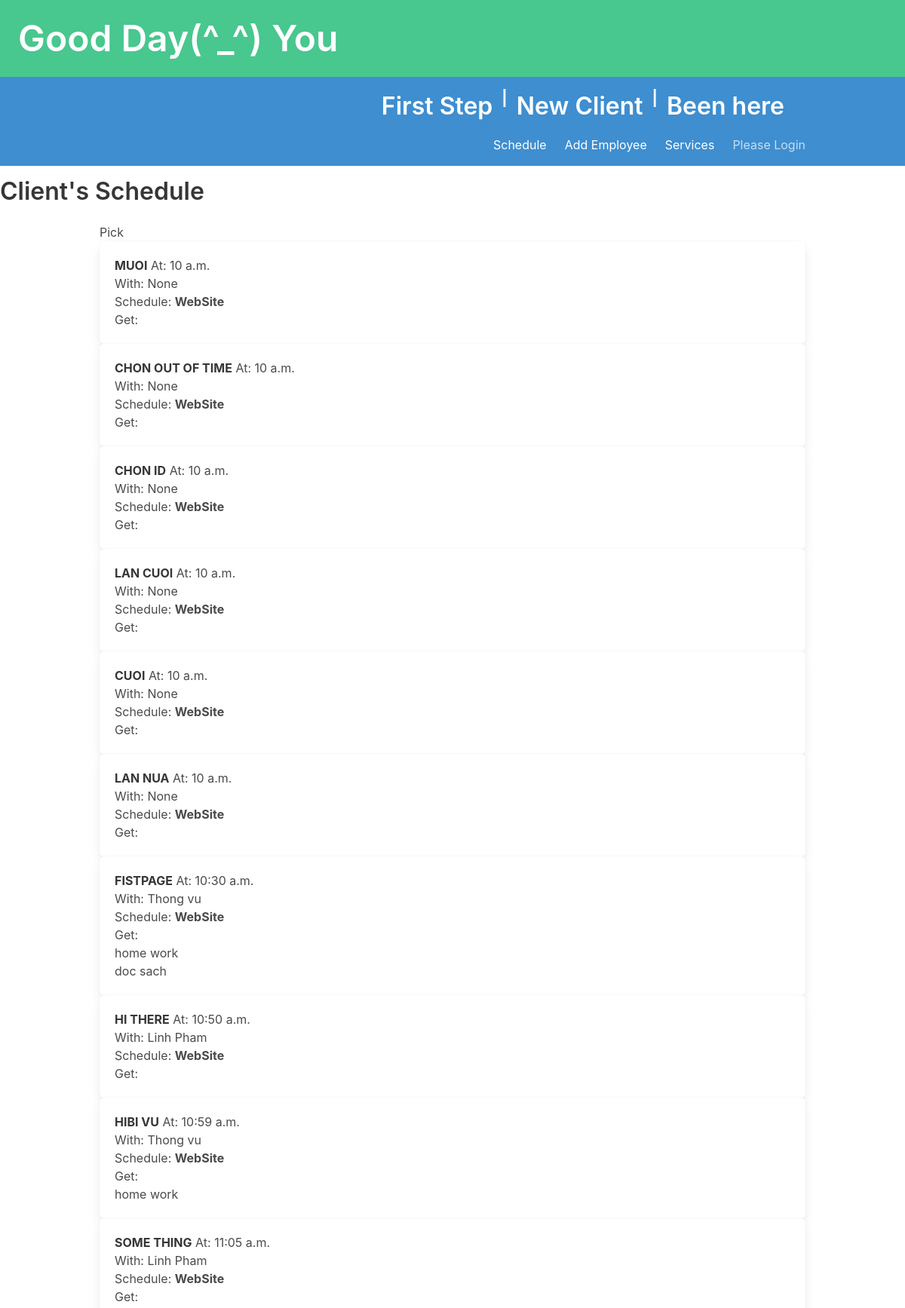
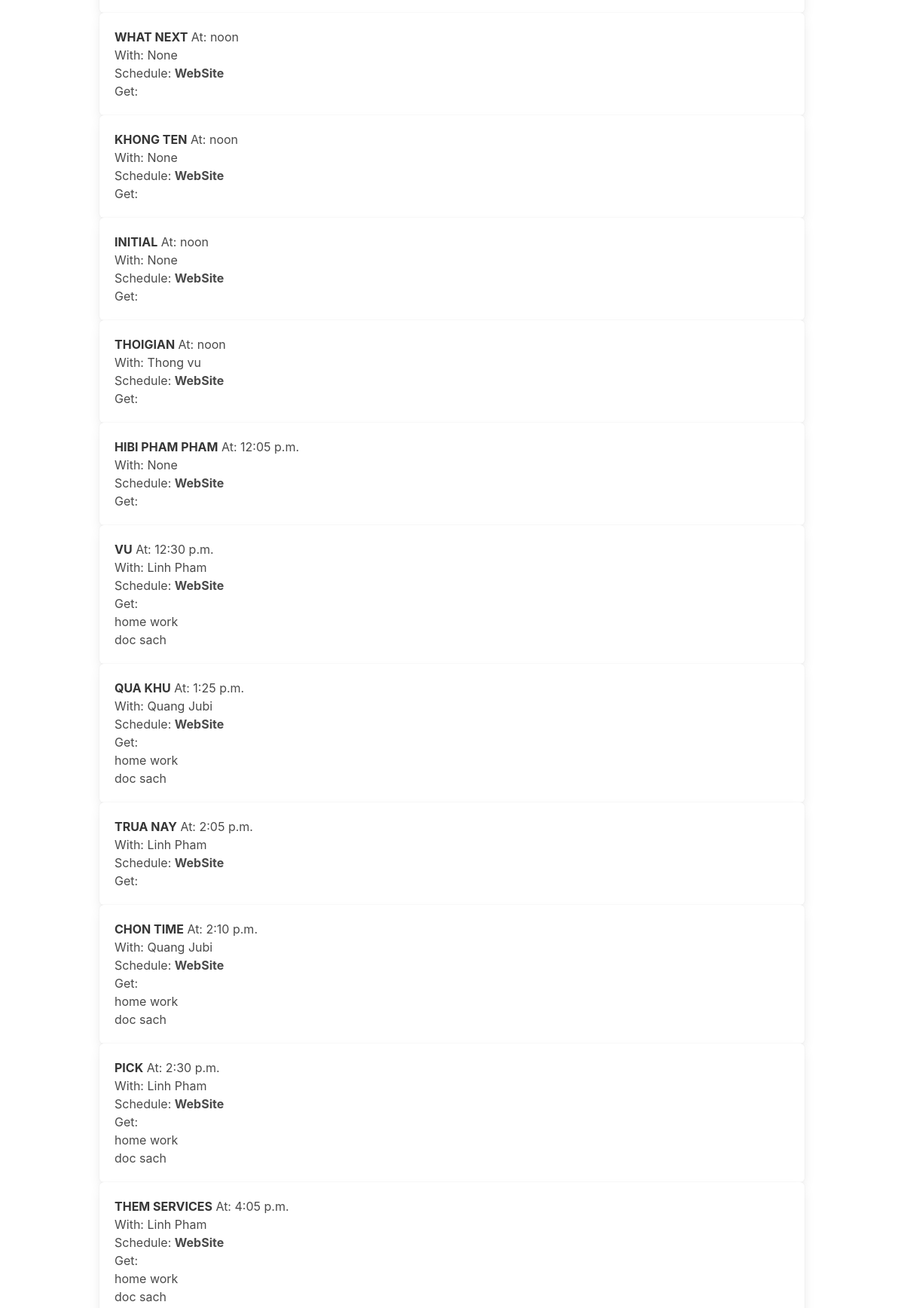
Page /dathen/all/ (upper part) on the committed database (2 pictures, top to bottom).
### ledger/models.py (models this page shows, shortened)
class Khach(models.Model):
    class Status(models.TextChoices):
        online = "WebSite"
        cancel = "Cancel"
    full_name = models.CharField(max_length=25)
    phone = PhoneNumberField()
    email = models.EmailField(max_length=40, null=True, blank=True)
    technician = models.ForeignKey(Technician, on_delete=models.DO_NOTHING, null=True, blank=True, related_name='khachs')
    points = models.PositiveIntegerField(default=0)
    first_comes = models.DateTimeField(editable=False,auto_now_add=True)
    desc = models.TextField(max_length=250,blank=True, null=True)
    services = models.ManyToManyField("Service", blank=True, related_name="khachs")
    status = models.CharField(choices=Status.choices, max_length=12, default=Status.online)
    day_comes = models.DateField()
    time_at = models.TimeField()
    payment = models.DecimalField(max_digits=6, decimal_places=2, null=True, blank=True)
    tags = TaggableManager()
    class Meta:
        unique_together = ('full_name','phone',)
        ordering = ['full_name','-day_comes']

class Technician(models.Model):
    class Status(models.TextChoices):
        on = "Working"
        off = "Off Work"
        busy = "Busy"
        available = "Available"
        meTime = "Relax"
    name = models.CharField(max_length=25)
    phone = PhoneNumberField()
    email = models.EmailField(max_length=40, null=True, blank=True)
    owner = models.ForeignKey(settings.AUTH_USER_MODEL, on_delete=models.DO_NOTHING)
    isWork = models.BooleanField(default=False)
    start_work_at = models.TimeField()
    end_work = models.TimeField()
    status = models.CharField(choices=Status.choices, max_length=12, default=Status.off)
    picture = models.BinaryField(null=True, editable=True)
    content_type = models.CharField(max_length=256, null=True, help_text='The MIMEType of the file')
    class Meta:
        unique_together = ('name','phone',)
        ordering = ['name']
    def __str__(self) -> str:
        return self.name

class Service(models.Model):
    service = models.CharField(max_length=30)
    price = models.FloatField()
    time_perform = models.DurationField()
    owner = models.ForeignKey(settings.AUTH_USER_MODEL, on_delete=models.CASCADE)
    def __str__(self) -> str:
        return self.service

### datHen/views.py (the view)
# urls.py: path('all/', views.DatHenView.as_view(), name='listHen' ),
class DatHenView(View):
    template_name = 'datHen/dathenview.html'
    def get(self, request):
        hnay = Khach.objects.filter(day_comes=datetime.datetime.today()).order_by("time_at")
        allKhachHen = {'khachHen': hnay }
        return render(request, self.template_name, allKhachHen)

### datHen/templates/datHen/dathenview.html (shortened to what this page needs)
{% extends 'base.html' %}
{% load crispy_forms_tags %}
{% load humanize %}
{% block nutChinh %}
<a class="navbar-item" href="{% url 'datHen:first_step' %}"><h1 class='title'>First Step</h1></a>
<strong>|</strong>
<a class="navbar-item" href="{% url 'datHen:schedule' %}"><h1 class='title'>New Client</h1></a>
<strong>|</strong>
<a class="navbar-item" href="{% url 'datHen:find_client' %}"><h1 class='title'>Been here</h1></a>
{% endblock nutChinh %}
{% block headding %}
    <h1 class='title'>Client's Schedule</h1>
{% endblock headding %}
{% block content %}
    <div>
        Pick {{ day }}
    </div>
    {% if khachHen %}
    {% for khach in khachHen %}
    <ul>
    <div class='box'>
        <div ><strong>{{ khach.full_name }}</strong> <span>At: {{ khach.time_at | naturaltime }}</span>      </div>
         <div>
            With: {{khach.technician }}
         </div>
         {% if khach.status == "Cancel" %}
         <div class="text-danger">Canceled</div>
         {% else %}
        <p>Schedule: <b>{{ khach.status }} </b></p>
        {% endif %}
        Get: {% if khach.services %}
        {% for dichvu in khach.services.all %}
        <li>{{ dichvu }} </li>
        {% endfor %}
        {% endif %}
    </div>
</ul>
        {% endfor %}
    {% endif %}
{% endblock content %}

### rows in the picture
Khach: full_name "MUOI", time_at "10 a.m.", technician "None", status "WebSite"
Khach: full_name "CHON OUT OF TIME", time_at "10 a.m.", technician "None", status "WebSite"
Khach: full_name "CHON ID", time_at "10 a.m.", technician "None", status "WebSite"
Khach: full_name "LAN CUOI", time_at "10 a.m.", technician "None", status "WebSite"
Khach: full_name "CUOI", time_at "10 a.m.", technician "None", status "WebSite"
Khach: full_name "LAN NUA", time_at "10 a.m.", technician "None", status "WebSite"
Khach: full_name "FISTPAGE", time_at "10:30 a.m.", technician "Thong vu", status "WebSite"
Service: service "home work"
Service: service "doc sach"
Khach: full_name "HI THERE", time_at "10:50 a.m.", technician "Linh Pham", status "WebSite"
Khach: full_name "HIBI VU", time_at "10:59 a.m.", technician "Thong vu", status "WebSite"
Khach: full_name "SOME THING", time_at "11:05 a.m.", technician "Linh Pham", status "WebSite"
Khach: full_name "WHAT NEXT", time_at "noon", technician "None", status "WebSite"
Khach: full_name "KHONG TEN", time_at "noon", technician "None", status "WebSite"
Khach: full_name "INITIAL", time_at "noon", technician "None", status "WebSite"
Khach: full_name "THOIGIAN", time_at "noon", technician "Thong vu", status "WebSite"
Khach: full_name "HIBI PHAM PHAM", time_at "12:05 p.m.", technician "None", status "WebSite"
Khach: full_name "VU", time_at "12:30 p.m.", technician "Linh Pham", status "WebSite"
Khach: full_name "QUA KHU", time_at "1:25 p.m.", technician "Quang Jubi", status "WebSite"
Khach: full_name "TRUA NAY", time_at "2:05 p.m.", technician "Linh Pham", status "WebSite"
Khach: full_name "CHON TIME", time_at "2:10 p.m.", technician "Quang Jubi", status "WebSite"
Khach: full_name "PICK", time_at "2:30 p.m.", technician "Linh Pham", status "WebSite"
Khach: full_name "THEM SERVICES", time_at "4:05 p.m.", technician "Linh Pham", status "WebSite"

### other values in the picture
{{ user.username | default:'You' }} "You"
